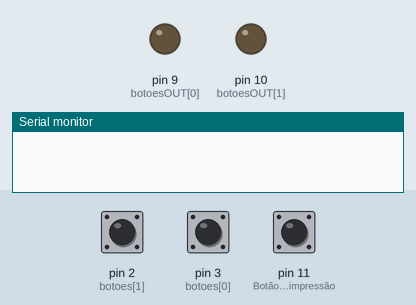
This sketch was run on a simulated Arduino Uno, built with avr-gcc and run on an emulated ATmega328P. Parts: output pins drawn as LEDs (lit = HIGH), the last lines printed to the serial monitor. Dashed ring = blinking. The test bench sets the inputs (shaded band); at power-on: pin 2 (botoes[1]) LOW, pin 11 (Botão_de_impressão) LOW, pin 3 (botoes[0]) LOW.

Above: at 1.2 s.
1.3 s: pin 2 (botoes[1]) pulled HIGH for 0.15 s
At 2.7 s:
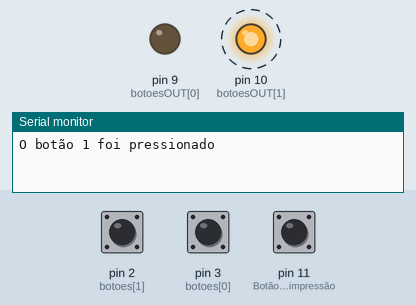
4.4 s: pin 11 (Botão_de_impressão) pulled HIGH for 0.15 s
7.4 s: pin 2 (botoes[1]) driven HIGH and pin 11 (Botão_de_impressão) driven HIGH
10.4 s: pin 3 (botoes[0]) pulled HIGH for 0.15 s
13.5 s: pin 3 (botoes[0]) pulled HIGH for 1 s
17.5 s: pin 3 (botoes[0]) driven HIGH
Timing chart, 0 to 21.5 s (numbered marks = the images above; inputs shaded):
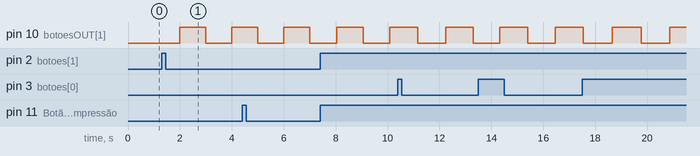

The sketch:

SincEventosARDUINO_V4semattachinterrupt.ino
```cpp
#define numero_botoes 2
#define TamanhoMaxDaTabela 100
#define DEBOUNCE_TIME 50
#define BlinkTimeInterval 1000
#define numero_botoesOUT 2

int botoes[numero_botoes] = {3, 2};  // Pinos dos botões
int botoesOUT[numero_botoesOUT] = {9, 10};  // Pinos de saída para LED
int* TABELAEVENTOS_botoes;
unsigned long* TABELAEVENTOS_tempo;
int countTabela = 0;
unsigned long tempoUltimaLeitura[numero_botoes] = {0, 0};
unsigned long tempoAtual;
unsigned long tempoBLINK = 0;
bool bBlinkState = false;
bool estadoAnterior[numero_botoes] = {LOW,LOW};

int posImprimirMatriz = 0;

void setup() {
  Serial.begin(9600);

  // Programar os pinos de saída para o LED
  for (int i = 0; i < numero_botoesOUT; i++) {
    pinMode(botoesOUT[i], OUTPUT);
  }

  // Configura os pinos dos botões como entradas
  for (int i = 0; i < numero_botoes; i++) {
    pinMode(botoes[i], INPUT);
  }


  // Aloca memória para a TABELA
  TABELAEVENTOS_botoes = (int*)malloc(TamanhoMaxDaTabela * sizeof(int));
  TABELAEVENTOS_tempo = (unsigned long*)malloc(TamanhoMaxDaTabela * sizeof(unsigned long));

  pinMode(11, INPUT);  // Botão de impressão
}

void ler_botoes() {
  tempoAtual = millis();

  for (int i = 0; i < numero_botoes; i++) {
    bool estadoAtual = digitalRead(botoes[i]);
    if (estadoAtual == HIGH && estadoAnterior[i] == LOW) {
      if ((tempoAtual - tempoUltimaLeitura[i]) > DEBOUNCE_TIME) {
       Serial.print("O botão ");
        Serial.print(i);
        Serial.println(" foi pressionado");

        tempoUltimaLeitura[i] = tempoAtual;
        TABELAEVENTOS_botoes[countTabela] = i;
        TABELAEVENTOS_tempo[countTabela] = tempoAtual;
        countTabela++;
      }
    }
    estadoAnterior[i] = estadoAtual;
  }
}

void imprimirMatriz() {
  Serial.println("Imprimindo tabela:");
  for (int i = 0; i < countTabela; i++) {
    Serial.print("Botão ");
    Serial.print(TABELAEVENTOS_botoes[i]);
    Serial.print(" Pressionado em: ");
    Serial.println(TABELAEVENTOS_tempo[i]);
  }
}

void loop() {

  ler_botoes();

  // Controle do LED com intervalo de blink
  if ((tempoBLINK + BlinkTimeInterval) < millis()) {
    tempoBLINK = millis();
    digitalWrite(botoesOUT[1], bBlinkState);  // Controla o LED no pino 10
    bBlinkState = !bBlinkState;
  }

  // Imprimir a tabela quando o botão 11 for pressionado
  if (digitalRead(11) == HIGH) {
    imprimirMatriz();
  }
}
```

Measured:
- by itself, pin 10 (botoesOUT[1]): alternates HIGH for 1.1 s and LOW for 1.1 s
